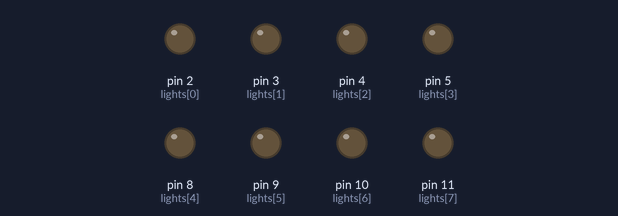
Simulated run of this sketch. Board: Arduino Uno, built with avr-gcc and run on an emulated ATmega328P. Parts: output pins drawn as LEDs (lit = HIGH). What the sketch prints to the serial monitor is not drawn.

Above: at 0.1 s.
At 2.7 s:
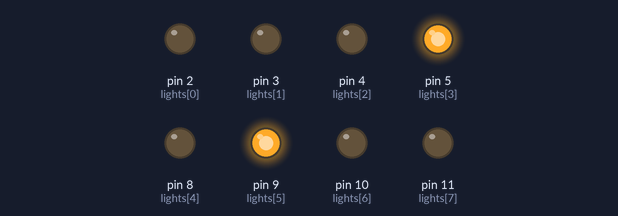
At 5.3 s:
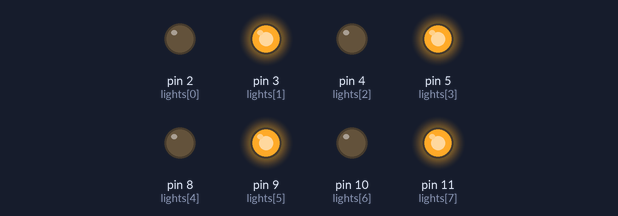
At 9.8 s:
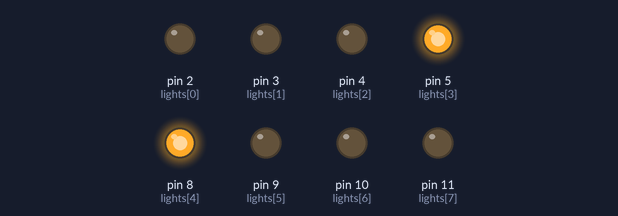
At 14.5 s:
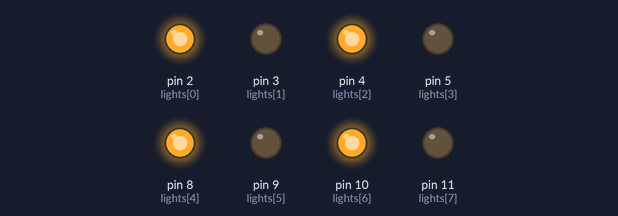
At 30.4 s:
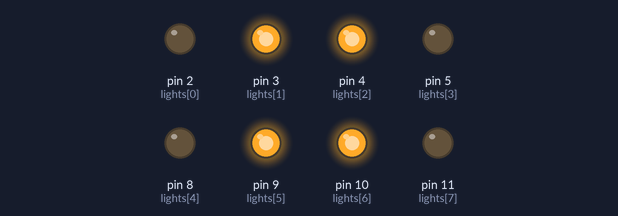
Timing chart, 0 to 31.9 s (numbered marks = the images above):
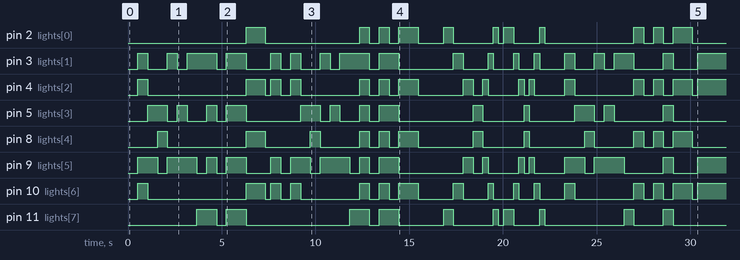

The sketch:

AllTheStars.ino
```cpp
#include "note.h"
#include "lightController.h"
#include "math.h"

// arduino pins corresponding to leds
int lights[] = {2,3,4,5,8,9,10,11};

int lightCount = 8;
int lightState = 0;
LightController *lc;

// the setup routine runs once when you press reset:
void setup() {
  Serial.begin(9600);                  // Set baud rate for serial connection
  Serial.write(0x11);                  // Turn backlight on
  Serial.write(0x0C);                  // Clear screen
  lc = new LightController(lights, lightCount);

  // Initialize the led pins as an output.
  for(int i=0; i< lightCount;i++){
    pinMode(lights[i], OUTPUT);
  }
}

// the loop routine runs over and over again forever:
void loop() {
  playOdeToJoy();
}

int L_ALL_OFF   = 0b00000000;
int L_ALL_ON    = 0b11111111;
int L_X         = 0b10101010;
int L_X_REV     = 0b01010101;
int L_SQUARE    = 0b01100110;
int L_PAIR_1    = 0b10000010;
int L_PAIR_2    = 0b00100010;
int L_PAIR_3    = 0b00101000;
int L_PAIR_4    = 0b00011000;
int L_C_PAIR_1    = 0b10000001;
int L_C_PAIR_2    = 0b01000010;
int L_C_PAIR_3    = 0b00100100;
int L_C_PAIR_4    = 0b00011000;

void playOdeToJoy(){
  // First Phrase
  play("E",4,4, L_ALL_OFF, "This");
  play("E",4,4, L_SQUARE, "is");
  play("F",4,4, L_PAIR_3, "the");
  play("G",4,4, L_PAIR_4, "greatest");
  play("G",4,4, L_PAIR_2, "holi");
  play("F",4,4, L_PAIR_3, "holiday");
  play("E",4,4, L_PAIR_2, "song");
  play("D",4,4, L_PAIR_1, "ever!");
  play("C",4,4, L_X, "jingle");
  play("C",4,4, L_ALL_OFF, "bells");
  play("D",4,4, L_X, "all");
  play("E",4,4, L_X, "of");
  play("E",4,2, L_X_REV, "the");
  play("D",4,8, L_ALL_OFF, "way!");
  play("D",4,4, L_SQUARE, "hey!");
  syncAudio(25);

  // Second Phrase
  play("E",4,4, L_ALL_OFF, "lights");
  play("E",4,4, L_SQUARE, "and");
  play("F",4,4, L_PAIR_3, "ma");
  play("G",4,4, L_PAIR_4, "magic");
  play("G",4,4, L_PAIR_2, "bee");
  play("F",4,4, L_PAIR_3, "beeping");
  play("E",4,4, L_PAIR_2, "and");
  play("D",4,4, L_PAIR_1, "boo");
  play("C",4,4, L_ALL_ON, "booping");
  play("C",4,4, L_ALL_OFF, "sounds");
  play("D",4,4, L_ALL_ON, "to");
  play("E",4,4, L_X, "make");
  play("D",4,2, L_X_REV, "an");
  play("C",4,8, L_ALL_OFF, "angel");
  play("C",4,4, L_ALL_OFF, "cry");
  syncAudio(25);

  // Fancy part
  play("D",4,4, L_ALL_OFF, "na");
  play("D",4,4, L_C_PAIR_1, "na na");
  play("E",4,4, L_C_PAIR_2, "na na na");
  play("C",4,4, L_C_PAIR_3, "na");
  play("D",4,4, L_C_PAIR_4, "NA!");
  play("E",4,8, L_C_PAIR_3, "NA NA NA!");
  play("F",4,8, L_C_PAIR_2, "NA NA NA NA!");
  play("E",4,8, L_C_PAIR_1, "NA NA NA NA NA!");
  play("C",4,8, L_ALL_OFF, "NAAAAAAAAAA!!A!");
  syncAudio(25);

  play("D",4,4, L_C_PAIR_1, ":)");
  play("E",4,8, L_C_PAIR_2, ":D");
  play("F",4,8, L_C_PAIR_3, ":D!");
  play("E",4,8, L_C_PAIR_4, ":D!!");
  play("D",4,8, L_C_PAIR_3, ":D!!!");
  play("C",4,8, L_C_PAIR_2, ":D!!!!");
  play("D",4,8, L_C_PAIR_1, ":D!!!!");
  play("G",3,4, L_ALL_OFF, "<<<< ^_^ >>>");
  syncAudio(25);

  // Second phrase again
  play("E",4,4, L_ALL_OFF, "/");
  play("E",4,4, L_SQUARE, "/|");
  play("F",4,4, L_PAIR_3, "/|\\");
  play("G",4,4, L_PAIR_4, "/|\\@");
  play("G",4,4, L_PAIR_2, "@/|\\@");
  play("F",4,4, L_PAIR_3, "(@/|\\@)");
  play("E",4,4, L_PAIR_2, "!(@/|\\@)!");
  play("D",4,4, L_PAIR_1, "!(@/|\\@)!");
  play("C",4,4, L_X_REV, "!(@/|\\@)!");
  play("C",4,4, L_ALL_OFF, "-(@/|\\@)-");
  play("D",4,4, L_X_REV, "--@/|\\@--");
  play("E",4,4, L_X, "---/|\\---");
  play("D",4,2, L_X_REV, "----|----");
  play("C",4,8, L_ALL_OFF, "----<----");
  play("C",4,4, L_SQUARE, "----<3----");
  delay(10000);
}

void play(char* key, int octave, int length, int lightSetting, char* str){
  lc->setLights(lightSetting);
  Note(key,octave,length).playNote();
  printToDisplay(str);
  delay(2000/length);
  syncAudio(25);
}

void syncAudio(int syncDelay){
  delay(syncDelay);
}

void printToDisplay(char* str){
  Serial.write(0x0C);
  Serial.print(str);
}
```

lightController.cpp
```cpp
/*
  lightController.cpp - Library for playing musical notes on a Parallax Serial LCD with speaker (#27977-RT).
  Created by Philip Youssef, November 3, 2012.
*/
#include "lightController.h"
#include "Arduino.h"

LightController::LightController(int* _lights, int _numLights)
{
  lights = _lights;
  numLights = _numLights;
}

/*
/ lightSetting represents a set of bits corresponding to the lights that are on//off
/ Ex: 0b1001 - {on, off, off, on}
*/
void LightController::setLights(int lightSetting){
  for(int i = 0; i < numLights; i++){
    if(readLight(lightSetting, i)){
      digitalWrite(lights[i], HIGH);
    } else {
      digitalWrite(lights[i], LOW);
    }
  }
}


boolean LightController::readLight(int lightSetting, int pos){
  return  lightSetting & (0b1 << pos);
}
```

lightController.h
```cpp
/*
  lightController.h - Library for playing musical notes on a Parallax Serial LCD with speaker (#27977-RT).
  Created by Philip Youssef, November 3, 2012.
*/
#ifndef LightController_h
#define LightController_h
#include "Arduino.h"

class LightController
{
  public:
    LightController(int* lights, int numLights);
    void setLights(int lightSetting);
  private:
    int *lights;
    int numLights;
    boolean readLight(int lightSetting, int pos);
};
#endif
```

note.cpp
```cpp
/*
  Note.cpp - Library for playing musical notes on a Parallax Serial LCD with speaker (#27977-RT).
  Created by Philip Youssef, November 3, 2012.
*/
#include "note.h"
#include "Arduino.h"
#include <stdio.h>

Note::Note(char* _key,int _octave, int _length)
{
  key = _key;
  octave = _octave;
  length = _length;
}

void Note::playNote(){
  int l = hashNoteLength(length);
  int o = hashNoteOctave(octave);
  int k = hashNoteKey(key);

  Serial.write(hashNoteLength(length));      // Set length
  Serial.write(hashNoteOctave(octave));      // Set octave
  Serial.write(hashNoteKey(key));            // Play note
}

void Note::playNoteAndWait(){
  playNote();
  delay(2000/length);
}

/* Convert user friendly note timing to parallax device code
/  {1,  2,  4,  8,  16, 32, 64} =>
/  {214,213,212,211,210,209,208}
/ See http://www.parallax.com/Portals/0/Downloads/docs/prod/audiovis/27976-7-9-ParallaxSerialLCD-v3.0.pdf
*/
int Note::hashNoteLength(int length){
  if(length == 1) {return 214;}
  else if(length == 2) {return 213;}
  else if(length == 4) {return 212;}
  else if(length == 8) {return 211;}
  else if(length == 16) {return 210;}
  else if(length == 32) {return 209;}
  else if(length == 64) {return 208;}
}

/* Convert user friendly note code to parallax device code
/ {"A","A#","B","C","C#","D","D#","E","F","F#","G","G#"} =>
/ {220,221, 222,223,224, 225, 226,227,228,229, 230,231}
*/
int Note::hashNoteKey(char *key){
  if(key[0] == 'A'){
    if(key[1] == '#'){ return 221;}
    else{return 220;}
  } else if (key[0] == 'B'){
    if(key[1] == '#'){ return 222;}
  } else if  (key[0] == 'C'){
    if(key[1] == '#'){ return 224;}
    else{return 223;}
  } else if  (key[0] == 'D'){
    if(key[1] == '#'){ return 226;}
    else{return 225;}
  } else if  (key[0] == 'E'){
    return 227;
  } else if  (key[0] == 'F'){
    if(key[1] == '#'){ return 229;}
    else{return 228;}
  } else if  (key[0] == 'G'){
    if(key[1] == '#'){ return 231;}
    else{return 230;}
  }
}

/* Convert user friendly octave code to parallax device code
/ {3,  4,  5,  6,  7} =>
/ {215,216,217,218,219}
/ Octave higher than 7 or lower than 3 are not allowed (default to nearest octave)
*/
int Note::hashNoteOctave(int octave){
 if(octave < 3){octave = 3;}
 if(octave > 7){octave = 7;}
 return octave + 212;
}

void Note::printNote(){
  char buffer [15];
  //sprintf(buffer, "K:%s L:%d O:%d \n",key, length, octave);
  sprintf(buffer, "|K:%s|",key, length, octave);
  Serial.print(buffer);
}
```

note.h
```cpp
/*
  Note.h - Library for playing musical notes on a Parallax Serial LCD with speaker (#27977-RT).
  Created by Philip Youssef, November 3, 2012.
*/
#ifndef Note_h
#define Note_h
#include "Arduino.h"

class Note
{
  public:
    Note(char* key,int octave,int length);
    void playNote();
    void playNoteAndWait();
  private:
   char *key;
   int octave;
   int length;
   int hashNoteLength(int length);
   int hashNoteKey(char *key);
   int hashNoteOctave(int octave);
   void printNote();
};
#endif
```

Measured:
- by itself, pin 2 (lights[0]): LOW → HIGH at 6.3 s, → LOW 1.0 s later, → HIGH 5.0 s later, → LOW 0.53 s later, … (22 changes in this stretch)
- by itself, pin 3 (lights[1]): LOW → HIGH at 0.53 s, → LOW 0.53 s later, → HIGH 1.1 s later, → LOW 0.53 s later, … (35 changes in this stretch)
- by itself, pin 4 (lights[2]): LOW → HIGH at 0.53 s, → LOW 0.53 s later, → HIGH 5.3 s later, → LOW 1.0 s later, … (31 changes in this stretch)
- by itself, pin 5 (lights[3]): LOW → HIGH at 1.1 s, → LOW 1.1 s later, → HIGH 0.53 s later, → LOW 0.53 s later, … (26 changes in this stretch)
- by itself, pin 8 (lights[4]): LOW → HIGH at 1.6 s, → LOW 0.53 s later, → HIGH 4.2 s later, → LOW 1.0 s later, … (24 changes in this stretch)
- by itself, pin 9 (lights[5]): LOW → HIGH at 0.53 s, → LOW 1.1 s later, → HIGH 0.53 s later, → LOW 1.6 s later, … (33 changes in this stretch)
- by itself, pin 10 (lights[6]): LOW → HIGH at 0.53 s, → LOW 0.53 s later, → HIGH 5.3 s later, → LOW 1.0 s later, … (31 changes in this stretch)
- by itself, pin 11 (lights[7]): LOW → HIGH at 3.7 s, → LOW 1.1 s later, → HIGH 0.53 s later, → LOW 1.1 s later, … (20 changes in this stretch)
